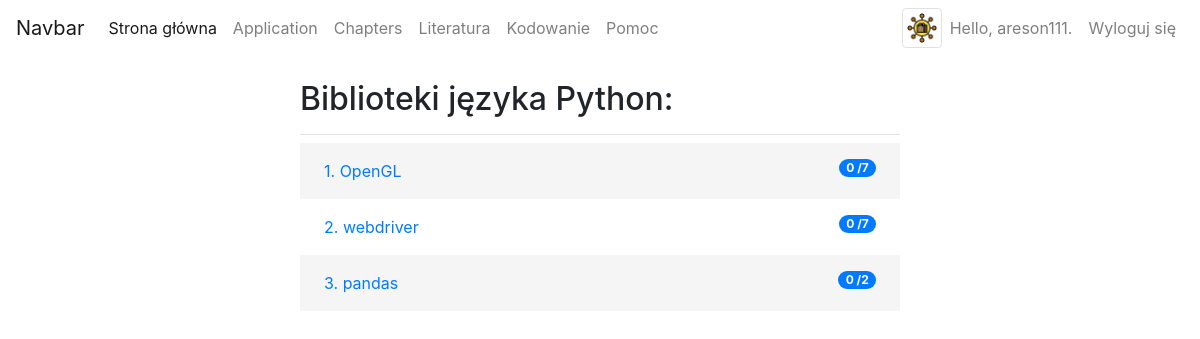
Before: /chapters/2/ (signed in) with the older database file.
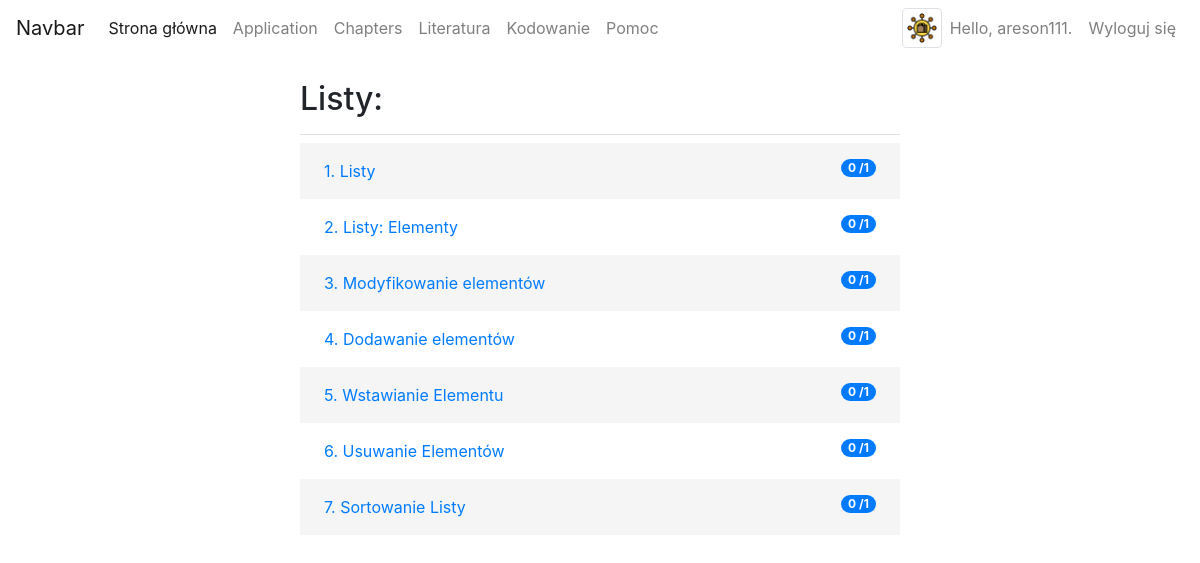
After: the same page with the newer database file.
### chapters/models.py (models this page shows, shortened)
class Chapter(models.Model):
    name = models.CharField(max_length=200)
    text = models.TextField()
    date_added = models.DateTimeField(auto_now_add=True)
    def __str__(self):
        return self.name

class Topic(models.Model):
    chapter = models.ForeignKey(Chapter, on_delete=models.DO_NOTHING)
    name = models.CharField(max_length=200)
    text = models.TextField()
    approach = models.TextField(default='print("Hello World!")')
    points = models.IntegerField(default=3)
    date_added = models.DateTimeField(auto_now_add=True)
    output = models.TextField(default='Hello World!')
    def __str__(self):
        return self.name
    def user_topic_points(self, user):
        approaches = self.userapproach_set.all()
        user_topic_points = 0
        for approach in approaches:
            if approach.user == user:
                user_topic_points = approach.points_earned
        return user_topic_points

class UserApproach(models.Model):
    user = models.ForeignKey(User, on_delete=models.CASCADE)
    topic = models.ForeignKey(Topic, on_delete=models.CASCADE)
    user_approach = models.TextField(default='')
    points_awarded = models.BooleanField(default=False)
    points_earned = models.IntegerField(default=0)

### chapters/views.py (the view)
# urls.py: path('chapters/<int:chapter_id>/', views.topic, name='topic'),
@login_required
def topic(request, chapter_id):
    chapter = Chapter.objects.get(id=chapter_id)
    topics = chapter.topic_set.all()
    context = {'chapter': chapter, 'topics': topics}
    return render(request, 'chapters/topic.html', context)

### chapters/templatetags/chapters_extras.py (called while the page is built)
@register.simple_tag
def get_topic_points_tag(topic, user):
    return topic.user_topic_points(user)

### chapters/templates/chapters/topic.html
{% extends "chapters/baza.html" %}
{% load static %}
{% load  chapters_extras %}
{% block header %}
  <h2>{{ chapter }}: </h2>
{% endblock header %}
{% block content %}
<div style="height: 500px; overflow-y:auto;">
    <table style="max-height: 500px; overflow: auto;">
      <tbody>
        {% for topic in topics %}
        <tr>
            <td class="team">
                <a href="{% url 'chapters:approach' topic.id %}">{{ forloop.counter }}. {{ topic }}</a>
                <span class="badge badge-primary badge-pill ml-2 float-right">
                {% get_topic_points_tag topic user %}
                    /{{ topic.points }}</span>
            </td>
        </tr>
        {% endfor %}
      </tbody>
    </table>
</div>
{% endblock content %}

Changed rows visible on the page:
changed Chapter: name "Biblioteki języka Python" → "Listy"
now on this page (row edited): Topic: name "Listy", id.user_id "0", points "1"
now on this page (row edited): Topic: name "Listy: Elementy", id.user_id "0", points "1"
changed Topic: name "OpenGL" → "Modyfikowanie elementów"; points "7" → "1"
changed Topic: name "webdriver" → "Dodawanie elementów"; points "7" → "1"
changed Topic: name "pandas" → "Wstawianie Elementu"; points "2" → "1"
now on this page (row edited): Topic: name "Usuwanie Elementów", id.user_id "0", points "1"
now on this page (row edited): Topic: name "Sortowanie Listy", id.user_id "0", points "1"
